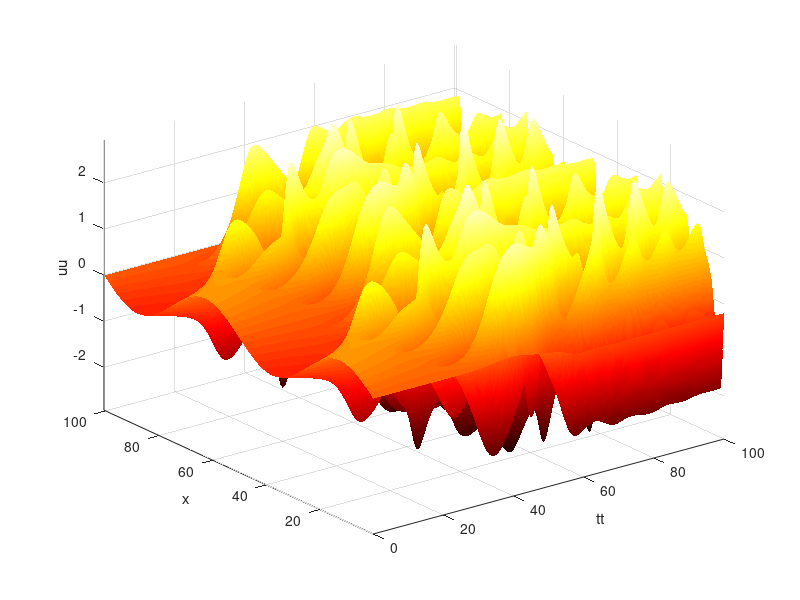
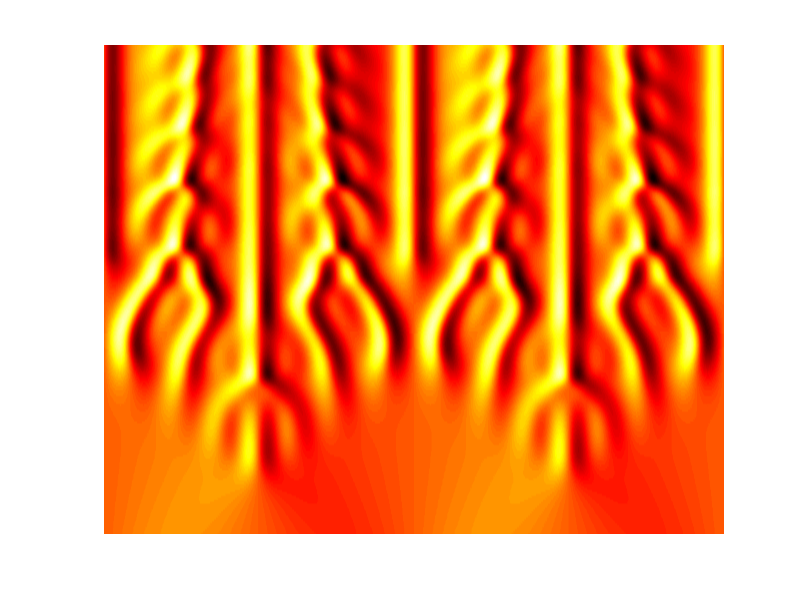

Recreate these plots in MATLAB, in order.
% clear all; close all; clc

% Kuramoto-Sivashinsky equation (from Trefethen)
% u_t = -u*u_x - u_xx - u_xxxx,  periodic BCs 

N = 1024;
x = 32*pi*(1:N)'/N;
u = cos(x/16).*(sin(x/16)); 
v = fft(u);

% % % % % %
%Spatial grid and initial condition:
h = 0.025;
k = [0:N/2-1 0 -N/2+1:-1]'/16;
L = k.^2 - k.^4;
E = exp(h*L); E2 = exp(h*L/2);
M = 16;
r = exp(1i*pi*((1:M)-.5)/M);
LR = h*L(:,ones(M,1)) + r(ones(N,1),:);
Q = h*real(mean( (exp(LR/2)-1)./LR ,2)); 
f1 = h*real(mean( (-4-LR+exp(LR).*(4-3*LR+LR.^2))./LR.^3 ,2)); 
f2 = h*real(mean( (2+LR+exp(LR).*(-2+LR))./LR.^3 ,2));
f3 = h*real(mean( (-4-3*LR-LR.^2+exp(LR).*(4-LR))./LR.^3 ,2));

% Main time-stepping loop:
uu = u; tt = 0;
tmax = 100; nmax = round(tmax/h); nplt = floor((tmax/250)/h); g = -0.5i*k;
for n = 1:nmax
t = n*h;
Nv = g.*fft(real(ifft(v)).^2);
a = E2.*v + Q.*Nv;
Na = g.*fft(real(ifft(a)).^2);
b = E2.*v + Q.*Na;
Nb = g.*fft(real(ifft(b)).^2);
c = E2.*a + Q.*(2*Nb-Nv);
Nc = g.*fft(real(ifft(c)).^2);
v = E.*v + Nv.*f1 + 2*(Na+Nb).*f2 + Nc.*f3; if mod(n,nplt)==0
        u = real(ifft(v));
uu = [uu,u]; tt = [tt,t]; end
end
% Plot results:
surf(tt,x,uu), shading interp, colormap(hot), axis tight 
xlabel('tt')
ylabel('x')
zlabel('uu')
% view([-90 90]), colormap(autumn); 
% set(gca,'zlim',[-5 50]) 

save('kuramoto_sivishinky2.mat','x','tt','uu')

%%
figure(2), pcolor(x,tt,uu.'),shading interp, colormap(hot),axis off

